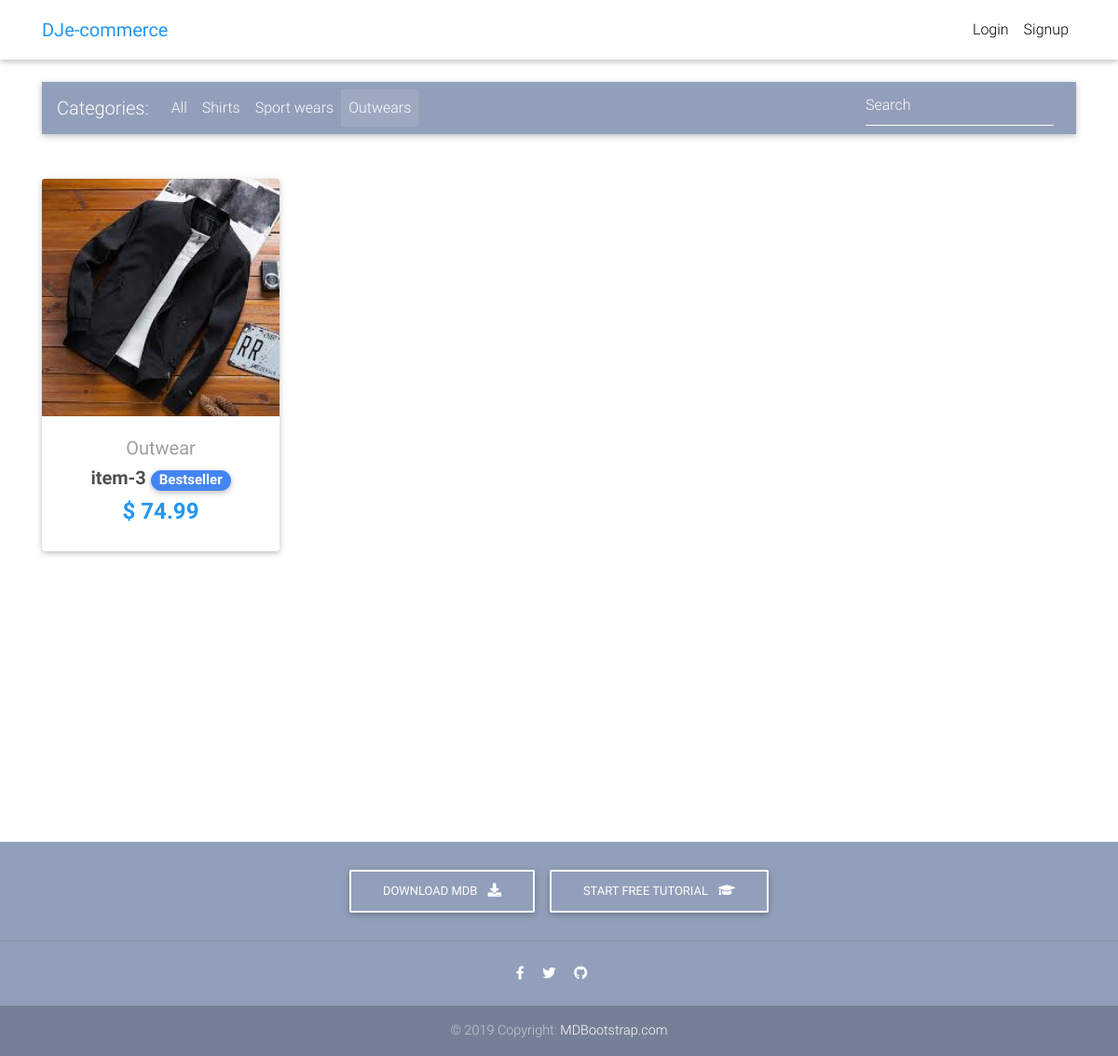
Before: /outwears/ with the older database file.
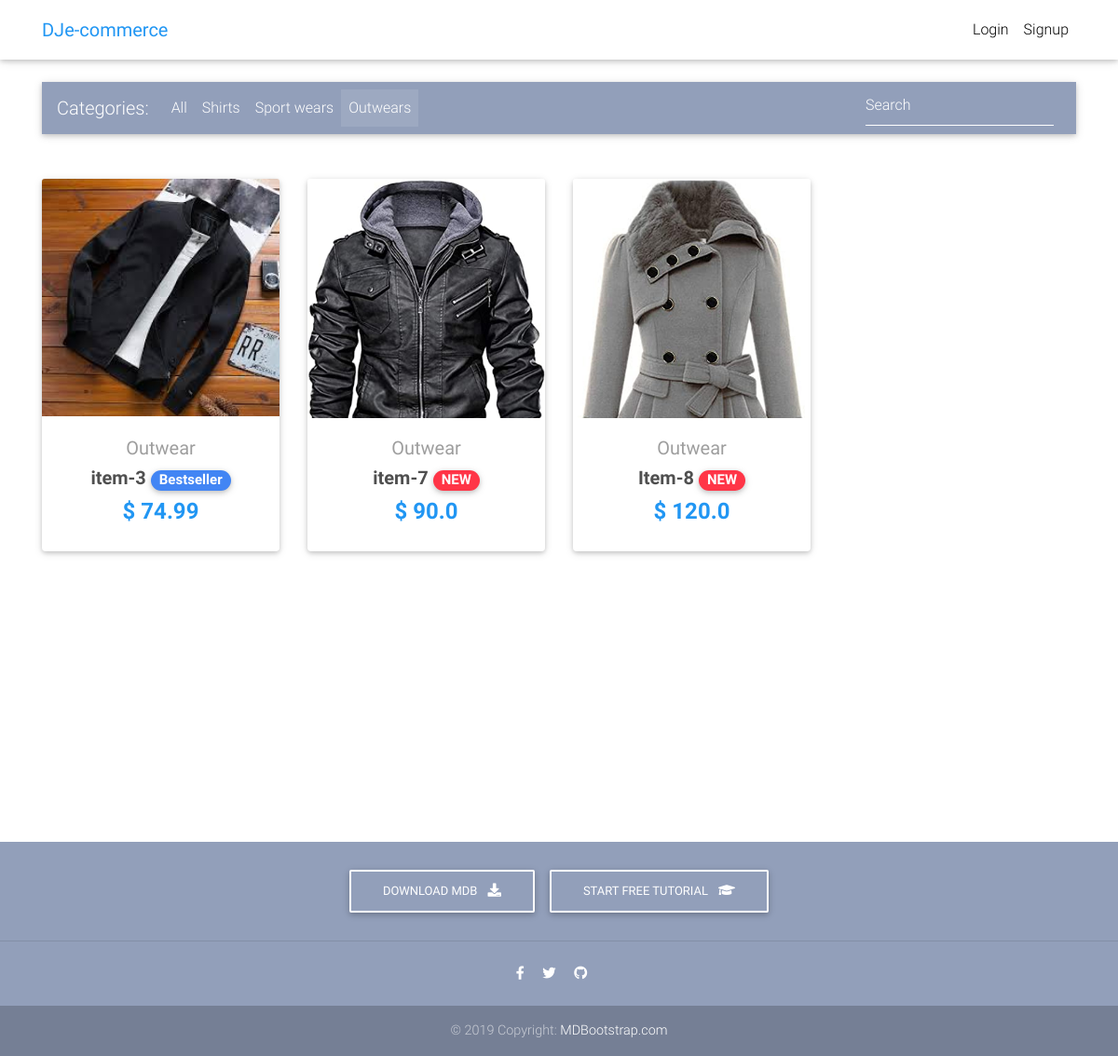
After: the same page with the newer database file.
### store/models.py (models this page shows, shortened)
class Item(models.Model):
    title = models.CharField(max_length=100)
    price = models.FloatField()
    discount_price = models.FloatField(blank=True, null=True)
    category = models.CharField(choices=CATEGORY_CHOICES, max_length=2)
    label = models.CharField(choices=LABEL_CHOICES, max_length=1)
    slug = models.SlugField()
    description = models.TextField(default='desc')
    image = models.ImageField()
    def get_absolute_url(self):
        return reverse("store:product", kwargs={
            'slug': self.slug
        })

### store/views.py (the view)
# urls.py: path('outwears/', views.HomeOutwear.as_view(), name='outwear'),
class HomeOutwear(ListView):
    model = Item
    paginate_by = 8
    template_name = 'outwear.html'
    def get_queryset(self):
        keyword = self.request.GET.get('keyword')
        if keyword:
            new_context = Item.objects.filter(title__contains=keyword, category = "OW")
            return new_context
        else:
            new_context = Item.objects.filter(category='OW')
            return new_context

### templates/outwear.html (shortened to what this page needs)
{% extends "base.html" %}
{% load static %}
{% block content %}
  <main>
  <link rel="stylesheet" href='{% static 'css/card.css' %}'>
    <div class="container">
      <nav class="navbar navbar-expand-lg navbar-dark mdb-color lighten-3 mt-3 mb-5">
        <span class="navbar-brand">Categories:</span>
        <div class="collapse navbar-collapse" id="basicExampleNav">
          <ul class="navbar-nav mr-auto">
            <li class="nav-item">
              <a class="nav-link" href="{% url 'store:home'%}">All
              </a>
            </li>
            <li class="nav-item">
              <a class="nav-link" href="{% url 'store:shirts'%}">Shirts <span class="sr-only">hello</span></a>
            </li>
            <li class="nav-item">
              <a class="nav-link" href="{% url 'store:sportwear'%}">Sport wears</a>
            </li>
            <li class="nav-item active">
              <a class="nav-link" href="{% url 'store:outwear'%}">Outwears</a>
            </li>
          </ul>
          <form class="form-inline">
            <div class="md-form my-0">
              <input class="form-control mr-sm-2" type="text" name="keyword" placeholder="Search" aria-label="Search">
            </div>
          </form>
        </div>
      </nav>
      <section class="text-center mb-4">
        <div class="row wow fadeIn">
          {% if object_list %}
          {% for item in object_list %}
          <div class="col-lg-3 col-md-6 mb-4">
            <div class="card">
              <div class="view overlay">
                <img src="{{ item.image.url }}" class="card-img-top">
              </div>
              <div class="card-body text-center">
                <a href="" class="grey-text">
                  <h5>{{ item.get_category_display }}</h5>
                </a>
                <h5>
                  <strong>
                    <a href="{{ item.get_absolute_url }}" class="dark-grey-text">{{ item.title }}
                      <span class="badge badge-pill {{ item.get_label_display }}-color">
                          {% if item.get_label_display == 'primary' %}
                              Bestseller
                           {% elif item.get_label_display == 'danger' %}
                              NEW
                           {% else  %}
                                Come on
                          {% endif %}
                      </span>
                    </a>
                  </strong>
                </h5>
                <h4 class="font-weight-bold blue-text">
                  <strong>$
                  {% if item.discount_price %}
                  {{ item.discount_price }}
                  {% else %}
                  {{ item.price }}
                  {% endif %}
                  </strong>
                </h4>
              </div>
            </div>
          </div>
          {% endfor %}
          {% else %}
        <h3 style="text-align: center;"> Nothing Found</h3>
          {% endif %}
        </div>
      </section>
    </div>
  </main>
<br><br><br><br><br><br>
{% endblock content %}

Changed rows visible on the page:
added Item: image (picture), category "Outwear", title "item-7", label "NEW", price "90.0"
added Item: image (picture), category "Outwear", title "Item-8", label "NEW", price "120.0"
